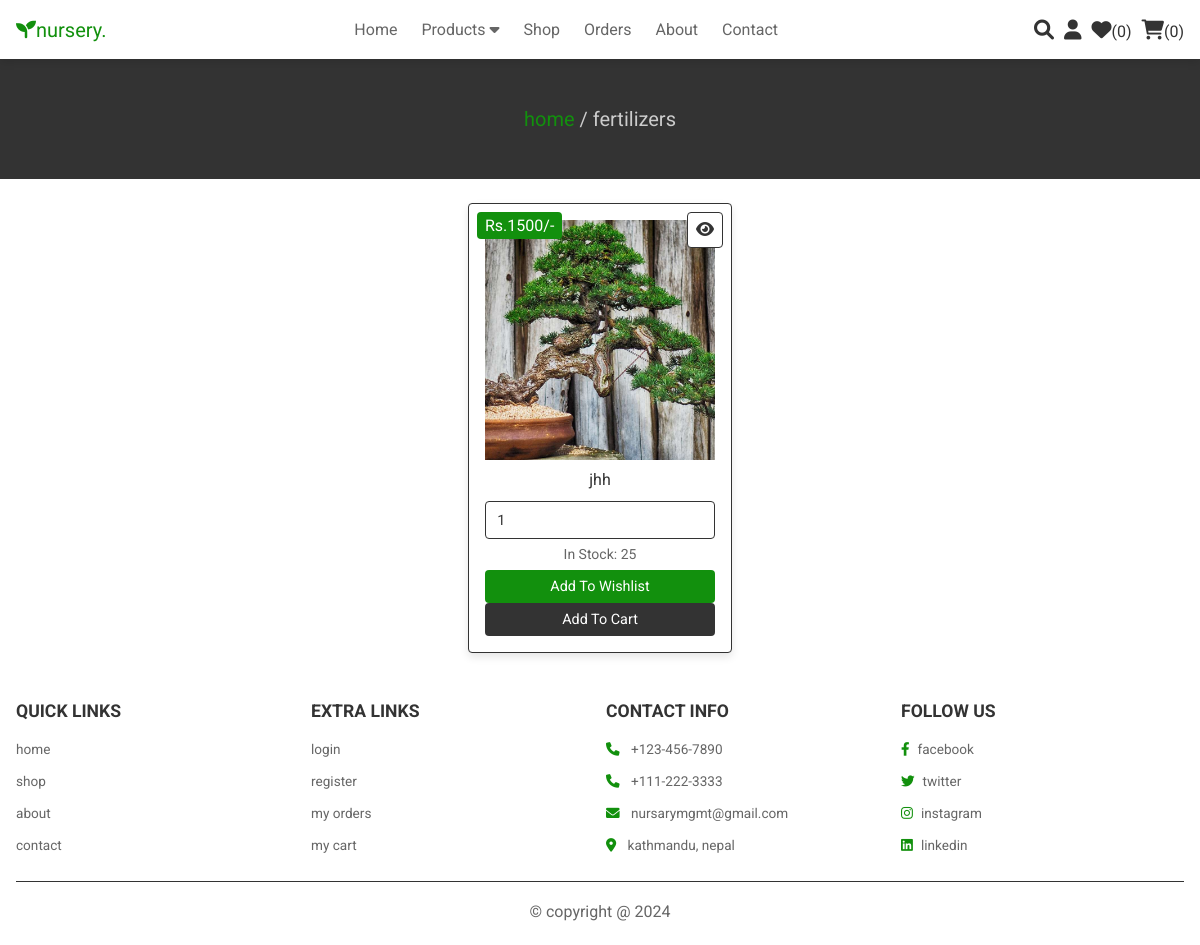
The app's page /fertilizers.php with its own data.
### tables this page shows
CREATE TABLE `products` (
  `id` int(100) NOT NULL,
  `name` varchar(100) NOT NULL,
  `category` varchar(100) NOT NULL,
  `details` varchar(500) NOT NULL,
  `price` int(100) NOT NULL,
  `stock_quantity` int(255) NOT NULL,
  `image` varchar(100) NOT NULL
);

### fertilizers.php (the view, shortened to what this page needs)
<?php
@include 'config.php';
$select_products = mysqli_query($conn, "SELECT * FROM `products` WHERE category = 'fertilizers'") or die('Query failed');
?>
<!DOCTYPE html>
<html lang="en">
<head>
   <link rel="stylesheet" href="https://cdnjs.cloudflare.com/ajax/libs/font-awesome/6.0.0/css/all.min.css">
   <link rel="stylesheet" href="css/style.css">
</head>
<body>
   <?php @include 'header.php'; ?>
   <section class="heading">
      <p> <a href="home.php">home</a> / fertilizers </p>
   </section>
   <section class="products">
      <div class="box-container">
         <?php
         if (mysqli_num_rows($select_products) > 0) {
            while ($fetch_products = mysqli_fetch_assoc($select_products)) {
               $product_id = $fetch_products['id'];
               $product_name = $fetch_products['name'];
               $product_price = $fetch_products['price'];
               $product_image = $fetch_products['image'];
               $stock_quantity = $fetch_products['stock_quantity'];
               $out_of_stock = $stock_quantity <= 0;
         ?>
               <form action="" method="POST" class="box">
                  <a href="view_page.php?pid=<?php echo $product_id; ?>" class="fas fa-eye"></a>
                  <div class="price">Rs.<?php echo $product_price; ?>/-</div>
                  <img src="uploaded_img/<?php echo $product_image; ?>" alt="" class="image">
                  <div class="name"><?php echo $product_name; ?></div>
                  <?php if (!$out_of_stock) { ?>
                     <input type="number" name="product_quantity" value="1" min="1" max="<?php echo $stock_quantity; ?>" class="qty">
                  <?php } ?>
                   <p class="stock-quantity">In Stock: <?php echo $stock_quantity; ?></p>
                  <?php if ($out_of_stock) { ?>
                     <p class="out-of-stock">Out of Stock</p>
                  <?php } else { ?>
                     <input type="submit" value="add to wishlist" name="add_to_wishlist" class="option-btn">
                     <input type="submit" value="add to cart" name="add_to_cart" class="btn">
                  <?php } ?>
               </form>
         <?php
            }
         } else {
            echo '<p class="empty">No products in the "plants" category yet!</p>';
         }
         ?>
      </div>
   </section>
   <?php @include 'footer.php'; ?>
</body>
</html>

### css/style.css (style rules this page uses)
:root { --green: #12900d; --red: #c0392b; --orange: #12900d; --black: #333; --white: #fff; --light-color: #666; --light-white: #ccc; --light-bg: #f5f5f5; --border: 0.2rem solid var(--black); --box-shadow: 0 0.5rem 1rem rgba(0, 0, 0, 0.1); }
* { font-family: "roboto"; margin: 0; padding: 0; box-sizing: border-box; outline: none; border: none; text-decoration: none; transition: all 0.2s linear; }
html { font-size: 50%; overflow-x: hidden; scroll-behavior: smooth; scroll-padding-top: 6.5rem; }
body { background-image: url("images/slide2.jpg"); background-repeat: no-repeat; background-size: cover; }
section { padding: 3rem 2rem; }
.btn, .delete-btn, .option-btn { display: inline-block; border-radius: .5rem; margin-top: 1rem; font-size: 1.8rem; color:var(--white); cursor: pointer; padding:1rem 3rem; text-transform: capitalize; }
.btn { background-color: var(--green); }
.option-btn { background-color: var(--orange); }
.heading { display: flex; flex-flow: column; align-items: center; justify-content: center; gap: 1rem; background-color: var(--black); text-align: center; min-height: 15vh; }
.heading p { font-size: 2.5rem; color: var(--light-white); }
.heading p a { color: var(--green); }
.products .box-container { max-width: 1200px; margin: 0 auto; display: grid; grid-template-columns: repeat(auto-fit, 33rem); gap: 2rem; align-items: flex-start; justify-content: center; }
.products .box-container .box { background-color: var(--white); border: var(--border); box-shadow: var(--box-shadow); border-radius: 0.5rem; padding: 2rem; text-align: center; position: relative; }
.products .box-container .box .image { height: 30rem; width: 100%; object-fit: cover; }
.products .box-container .box .fa-eye, .products .box-container .box .price { position: absolute; top: 1rem; border-radius: 0.5rem; }
.products .box-container .box .price { background-color: var(--green); position: absolute; top: 1rem; left: 1rem; border-radius: 0.5rem; color: var(--white); padding: 0.5rem 1rem; font-size: 2rem; z-index: 1; }
.products .box-container .box .fa-eye { right: 1rem; height: 4.5rem; width: 4.5rem; line-height: 4.2rem; font-size: 2rem; background-color: var(--white); color: var(--black); border: var(--border); }
.products .box-container .box .name { margin: 1rem; font-size: 2rem; color: var(--black); }
.products .box-container .box .qty { width: 100%; padding: 1.2rem 1.4rem; font-size: 1.8rem; color: var(--black); border: var(--border); border-radius: 0.5rem; margin: 0.5rem 0; margin-bottom: 0.2rem }
.products .box-container .box .btn, .products .box-container .box .option-btn { width: 100%; }
.products .box-container .stock-quantity { font-size: 14px; color: #666; margin-top: 5px; }
input[type="text"], input[type="number"], input[type="email"], select { width: 100%; padding: 1rem; border: 1px solid #ccc; border-radius: 0.3rem; font-size: 1rem; outline-color: var(--green); }
input[type="text"], input[type="number"], input[type="email"], select { width: 100%; padding: 1rem; border: 1px solid #ccc; border-radius: 0.5rem; font-size: 1.5rem; }
.btn { background-color: #333; color: #fff; padding: 1rem 2rem; border: none; border-radius: 0.5rem; cursor: pointer; display: block; margin: 0 auto; }

### records on screen
products: price "1500", image (picture), name "jhh", stock_quantity "25"

### other values on screen
$wishlist_num_rows "0"
$cart_num_rows "0"
